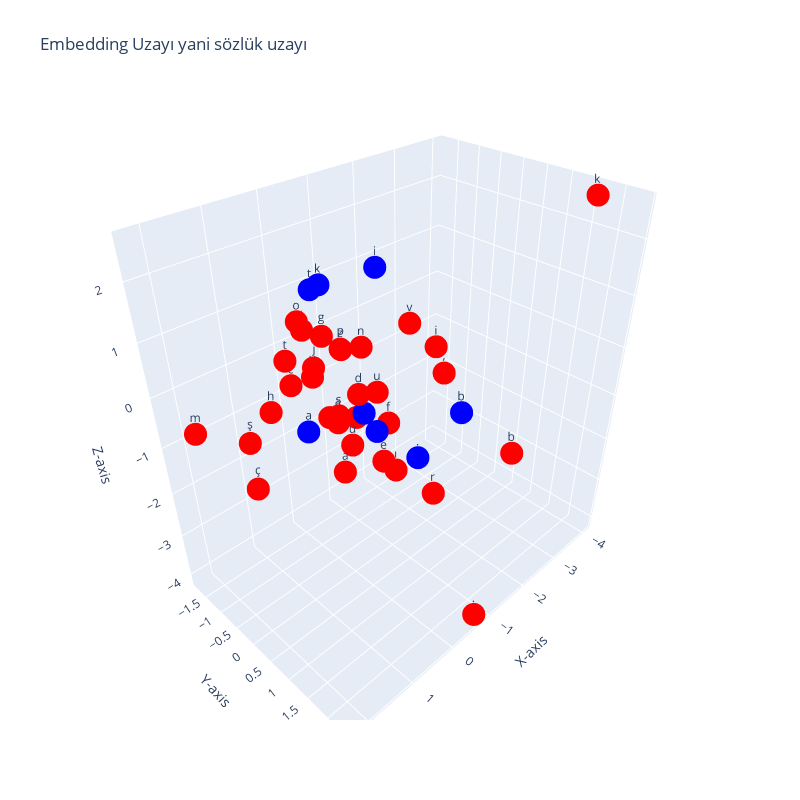

The cell this chart's notebook holds for it:
### Code cell
# Create an interactive visualization using plotly
import plotly.graph_objects as go
import numpy as np
import plotly.offline

# Get labels of the points from letters
labels = [letters[i] for i in range(32)]

# Create the data for the 3D scatter plot
data = [
  go.Scatter3d(
        x=untrained_weights[:, 0],
        y=untrained_weights[:, 1], 
        z=untrained_weights[:, 2],
        mode='markers+text',
        marker=dict(
            size=8,
            color='blue',
        ),
        text=labels,
        hoverinfo='text'
    ),
    go.Scatter3d(
        x=trained_weights[:, 0],
        y=trained_weights[:, 1], 
        z=trained_weights[:, 2],
        mode='markers+text',
        marker=dict(
            size=8,
            color='red',
        ),
        text=labels,
        hoverinfo='text'
    )
]

# Create the layout
layout = go.Layout(
    scene = dict(
        xaxis_title='X-axis',
        yaxis_title='Y-axis',
        zaxis_title='Z-axis'
    ),
    width=800,
    height=800,
    showlegend=False,
    title="Embedding Uzayı yani sözlük uzayı"
)


# Create and render the plot
plot_figure = go.Figure(data=data, layout=layout)
plotly.offline.iplot(plot_figure)

### Figure 1 — Plotly figure (JSON) as saved in the notebook; plotly's stock layout.template omitted (floating-point values rounded to 4 significant figures)
{"data": [{"hoverinfo": "text", "marker": {"color": "blue", "size": 8}, "mode": "markers+text", "text": ["a", "b", "c", "ç", "d", "e", "f", "g", "ğ", "h", "ı", "i", "j", "k", "l", "m", "n", "o", "ö", "p", "r", "s", "ş", "t", "u", "ü", "v", "y", "z", " ", ".", ","], "type": "scatter3d", "x": [1.927, -2.106, -0.04307, 1.649, -0.7279, 0.7624, -0.4974, 1.078, 1.279, 1.335, -0.2516, -0.8712, 0.3189, -0.7746, -0.8798, 2.123, -0.9138, 0.5258, -0.814, 0.036, -0.09781, 1.384, 2.218, -0.1973, -0.1722, 0.4263, -2.206, -0.3387, 0.5362, 0.05164, -1.049, -0.8278], "y": [1.487, 0.6784, -1.605, -0.3925, -0.5594, 1.642, 0.4396, 0.8008, 1.296, -0.2316, 0.8599, -0.2234, -0.4245, -1.558, -0.6011, -1.235, -0.6581, -0.488, -0.736, -0.06348, 1.845, 1.445, 0.5232, -1.055, 0.5238, 0.575, -0.7508, -1.341, 0.5246, 0.744, 0.6039, 1.335], "z": [0.9007, -1.235, -0.7521, -1.404, -0.7688, -0.1596, -0.7581, 1.681, 0.6105, 0.04176, -1.385, 1.717, 0.3057, 0.9956, -1.274, -0.4879, 0.07802, 1.191, -1.403, 0.6756, -1.185, 0.8564, 0.3466, 1.278, 0.05662, -0.6417, 0.01087, -0.5854, 1.141, -0.4816, -1.722, 0.4835]}, {"hoverinfo": "text", "marker": {"color": "red", "size": 8}, "mode": "markers+text", "text": ["a", "b", "c", "ç", "d", "e", "f", "g", "ğ", "h", "ı", "i", "j", "k", "l", "m", "n", "o", "ö", "p", "r", "s", "ş", "t", "u", "ü", "v", "y", "z", " ", ".", ","], "type": "scatter3d", "x": [1.726, -2.145, -0.04307, 1.649, -0.7279, 0.7624, -0.4974, 1.078, 1.279, 1.335, -0.2516, -1.019, 0.3189, -4.043, -0.5198, 2.123, -0.9138, 0.5258, -0.814, 0.036, -0.09781, 1.384, 2.218, 0.5006, -0.1722, 0.4263, -2.206, -0.3387, 0.5362, 0.6455, -0.6761, -0.8278], "y": [1.932, 1.828, -1.605, -0.3925, -0.5594, 1.642, 0.4396, 0.8008, 1.296, -0.2316, 0.8599, 0.9817, -0.4245, 1.64, -1.793, -1.235, -0.6581, -0.488, -0.736, -0.06348, 1.845, 1.445, 0.5232, -0.9303, 0.5238, 0.575, -0.7508, -1.341, 0.5246, 0.3189, 2.396, 1.335], "z": [0.3794, -1.549, -0.7521, -1.404, -0.7688, -0.1596, -0.7581, 1.681, 0.6105, 0.04176, -1.385, 0.7238, 0.3057, 2.541, 0.1185, -0.4879, 0.07802, 1.191, -1.403, 0.6756, -1.185, 0.8564, 0.3466, 0.2916, 0.05662, -0.6417, 0.01087, -0.5854, 1.141, -0.1233, -4.086, 0.4835]}], "layout": {"height": 800, "scene": {"xaxis": {"title": {"text": "X-axis"}}, "yaxis": {"title": {"text": "Y-axis"}}, "zaxis": {"title": {"text": "Z-axis"}}}, "showlegend": false, "title": {"text": "Embedding Uzayı yani sözlük uzayı"}, "width": 800}}
